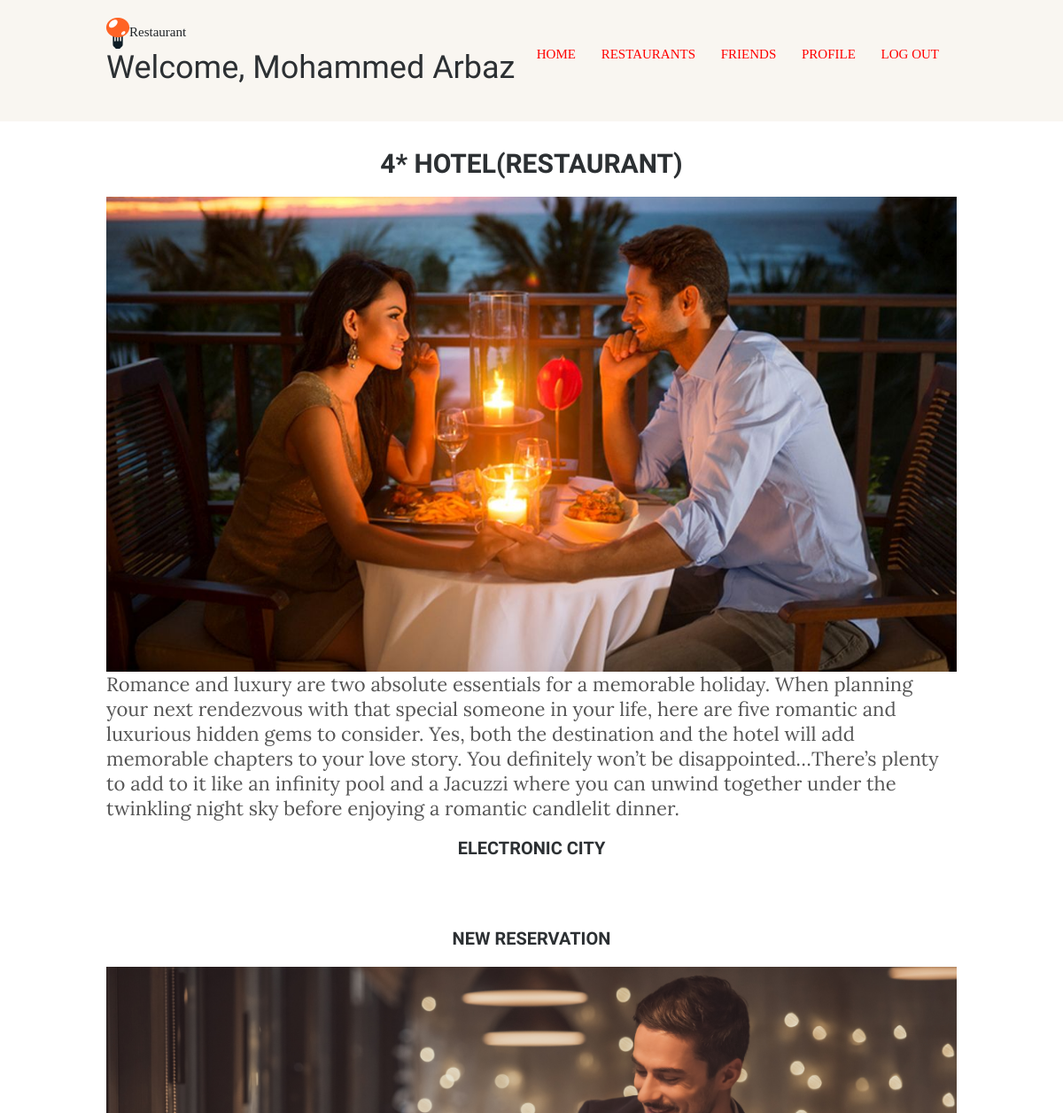
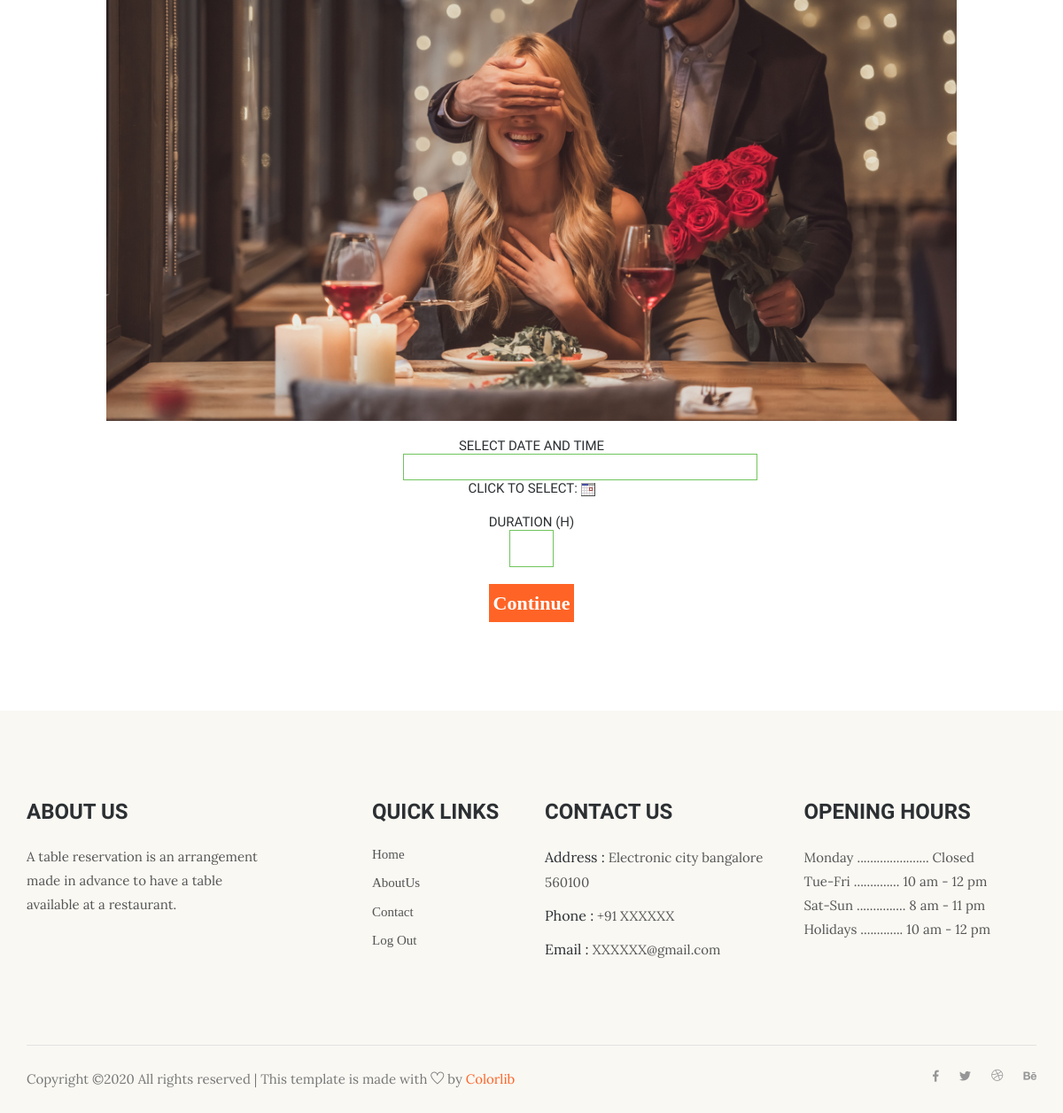
Page /restaurant/reservationtime/30/1/ (signed in) on the committed database (2 pictures, top to bottom).
### restaurant/models.py (models this page shows, shortened)
class Restaurant(models.Model):
    name = models.CharField(max_length=100)
    description = models.CharField(max_length=5000)
    address = models.CharField(max_length=200, null=True, blank=True)
    image = models.FileField(upload_to='post_image', blank=True)
    rows = models.IntegerField()
    columns = models.IntegerField()
    tables = models.IntegerField()
    is_ready = models.BooleanField(default=False)

### restaurant/views.py (the view)
# urls.py: url(r'^reservationtime/(?P<guest_id>[0-9]+)/(?P<restaurant_id>[0-9]+)/$', views.reservationtime, name='reservationtime'),
@login_required(login_url='/')
def reservationtime(request, guest_id, restaurant_id):
    this_guest = get_object_or_404(Guest, pk=guest_id)
    this_restaurant = get_object_or_404(Restaurant, pk=restaurant_id)
    return render(request, 'restaurant/reservation_time.html', context={
        'guest': this_guest,
        'restaurant': this_restaurant
    })

### restaurant/templates/restaurant/reservation_time.html (shortened to what this page needs)
<!DOCTYPE html>
<html xmlns="http://www.w3.org/1999/html">
<head>
    {% load static %}
<link rel="stylesheet" href="{% static 'restaurant/layout1.css' %}" type="text/css">
    {% include 'restaurant/snippets/header.html' %}
</head>
<body>
<div class="wrapper row1">
  <header id="header" class="clear">
    <div id="hgroup">
     <a class="wrapper row1"><img src="{% static 'restaurant/img/favicon.png' %}" alt="logo">Restaurant</a>
	  <h1>Welcome, {{ user.get_full_name }}</h1>
    </div>
    <nav>
      <ul>
          <li><a href="{% url 'restaurant:guest' guest.id %}">Home</a></li>
          <li><a href="{% url 'restaurant:restaurantlist' guest.id %}">Restaurants</a></li>
          <li><a href="{% url 'restaurant:friends' guest.id %}">Friends</a></li>
          <li><a href="{% url 'restaurant:profile' guest.id %}">Profile</a></li>
          <li class="last"><a href="{% url 'restaurant:logout' %}">Log Out</a></li>
      </ul>
    </nav>
  </header>
</div>
<div class="wrapper row2">
  <div id="container" class="clear">
    <section id="slider" class="clear">
        <h1>{{ restaurant.name }}</h1>
        <br/>
        {% if restaurant.image != None%}
         <img src="{{ restaurant.image.url }}" alt="gayathri project" width="100%" height="auto">
        {% endif %}<br/>
        <p>{{ restaurant.description }}</p>
        <br />
        <h2>{{ restaurant.address }}</h2>
        <br />
        <br />
        <br />
        <br />
        <h2>New Reservation</h2>
        <br />
        <img src="{% static 'restaurant/images/love.jpg' %}" alt="gayathri project" width="auto" height="auto">
        <br />
        <form action="{% url 'restaurant:makereservation' guest.id restaurant.id %}" method="post" class="menu_item">
              <br />
              <h3>Select Date and Time</h3>
              <input readonly id="demo3" name="datetime" type="text">
              <h3>Click to Select: <a href="javascript:NewCal('demo3','ddmmmyyyy',true,24)"><img src="{% static 'restaurant/cal.gif' %}" width="16" height="16" border="0" alt="Select Date and Time"></a></h3>
              <br />
              <h3>Duration (h)</h3>
              <input id= "rate" name = "duration" type="number" min="1" max="7" required>
              <br/>
              <input type="submit" id = "sf_submit" value="Continue">
              <br />
        </form>
    </section>
  </div>
</div>
     {% include 'restaurant/snippets/footer.html' %}
</body>
</html>

### restaurant/static/restaurant/layout1.css (style rules this page uses)
html { overflow-y:scroll; }
body { margin:0; padding:0; font-size:13px; font-family:Georgia, "Times New Roman", Times, serif; color:#919191; background-color:white; }
.clear:after { content:"."; display:block; height:0; clear:both; visibility:hidden; line-height:0; }
.clear { display:block; clear:both; }
html[xmlns] .clear { display:block; }
a { outline:none; text-decoration:none; }
img { margin:0; padding:0; border:none; line-height:normal; vertical-align:middle; }
address, article, aside, figcaption, figure, footer, header, nav, section { display:block; margin:0; padding:0; }
div.wrapper { display:block; width:100%; margin:0; padding:0; text-align:left; }
.row1, .row1 a { color:#212529;font-size:15px; background-color:#F9F6F1; }
.row2 { color:#979797; }
.row2 a { color:#FF9900; }
.row2 p { font-size:22px; font-style:normal; line-height:normal; }
#header, #container, #footer { display:block; width:960px; margin:0 auto; }
nav ul { margin:0; padding:0; list-style:none; }
h1, h2, h4, h5, h6 { margin:0; padding:0; font-size:16px; font-weight:bold; font-style:normal; line-height:normal; text-transform:uppercase; }
h3 { margin:0; padding:0; font-size:40px; font-weight:blod; font-style:normal; line-height:normal; text-transform:uppercase; }
form, fieldset, legend { margin:0; padding:0; border:none; }
input, textarea, select { font-size:12px; font-family:Georgia,"Times New Roman",Times,serif; }
#header { padding:20px 0; }
#header #hgroup { float:left; margin:0 0 20px 0; }
#header #hgroup h1, #header #hgroup h2 { font-weight:normal; text-transform:none; }
#header #hgroup h1 { font-size:36px; }
#header nav { display:block; float:right; margin:10px 0 0 0; padding:20px 0; color:#FFFFFF; background-color:#f9f6f1; }
#header nav ul { padding:0 20px; }
#header nav li { display:inline; margin-right:25px; text-transform:uppercase; }
#header nav li.last { margin-right:0; }
#header nav li a { color:red; ; }
#container { padding:30px 0; }
#container section { display:block; width:100%; margin:0 0 50px 0; padding:0; }
#container #slider form { display: block; width: 290px; float: none; margin: auto; padding: 0; }
#container #slider form input { display: block; float: both; width: 400px; margin: auto; padding: 5px;border:1px solid #71c55d }
#container #slider form #sf_submit { display: block; float: both; margin:auto; width: auto; font-size: 22px; font-weight: bold; color:#FFFFFF; background-color:#ff6426; border: none; cursor: pointer; }
#container #slider form #rate { width: 50px; text-align: center; font-size: 20px; }
#container h1 { display: block; float: none; margin: auto; font-size: 30px; font-weight: bold; text-align: center; }
#container h2 { display: block; float: none; margin: auto; font-size: 20px; font-weight: bold; text-align: center; }
#container h3 { display: block; float: none; margin: auto; font-size: 15px; text-align: center; font-weight: normal; }

### rows in the picture
Restaurant: name "4* HOTEL(RESTAURANT)", image (picture), description "Romance and luxury are two absolute essentials for a memorable holiday. When planning your next rendezvous with that special someone in your life, here are five romantic and luxurious hidden gems to consider. Yes, both the destination and the hotel will add memorable chapters to your love story. You definitely won’t be disappointed…There’s plenty to add to it like an infinity pool and a Jacuzzi where you can unwind together under the twinkling night sky before enjoying a romantic candlelit dinner.", address "ELECTRONIC CITY"

### other values in the picture
{{ user.get_full_name }} "Mohammed Arbaz"
